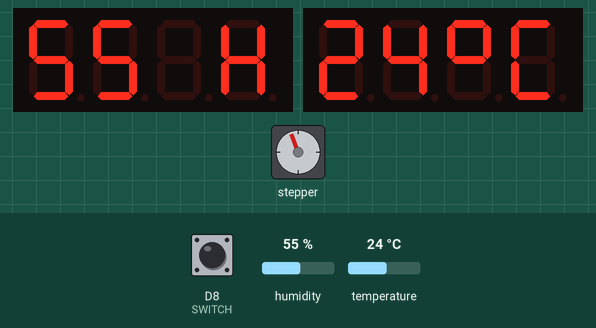
Bench run of a sketch on a simulated ESP8266 (NodeMCU). On the bench: 2 × 4-digit seven-segment display, stepper motor. Inputs (shaded band) come from the test bench; at power-on: D8 (SWITCH) LOW, humidity 55 %, temperature 24 °C. WiFi joins after 1.5 s; servers stay silent unless stated; uploads are accepted with an empty reply; stepper angles assume 2038 steps per turn; what the sketch prints to the serial monitor is not drawn.

Above: at 2.9 s.
3.0 s: D8 (SWITCH) pulled HIGH for 0.15 s
3.7 s: humidity set to 22 %
At 4.21 s:
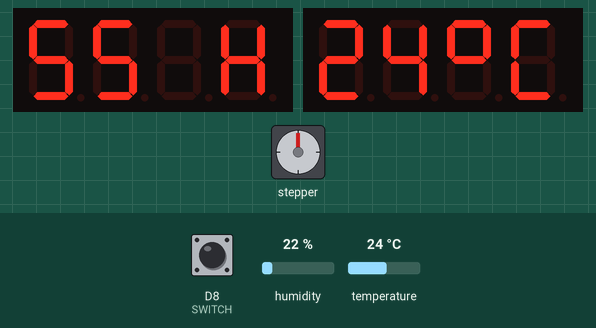
5.8 s: temperature set to 12 °C
At 6.0 s:
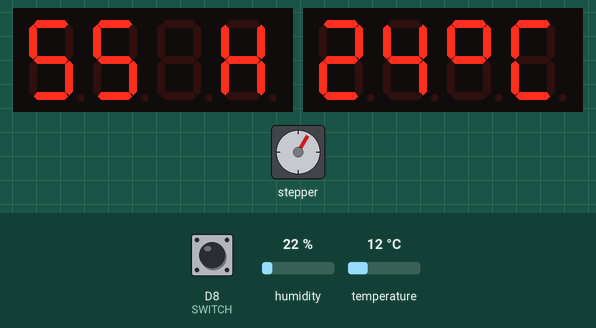
8.1 s: D8 (SWITCH) pulled HIGH for 3.2 s
11.9 s: humidity set to 40 %
At 13.9 s:
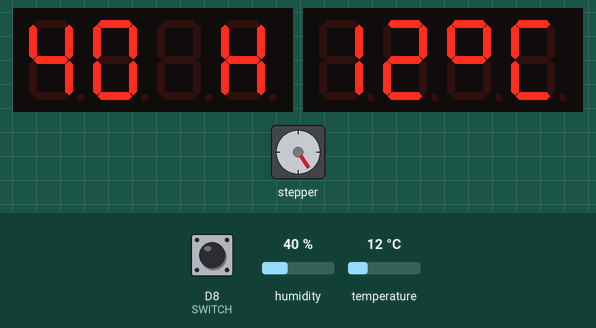
14.2 s: temperature set to 13.4 °C
At 15.46 s:
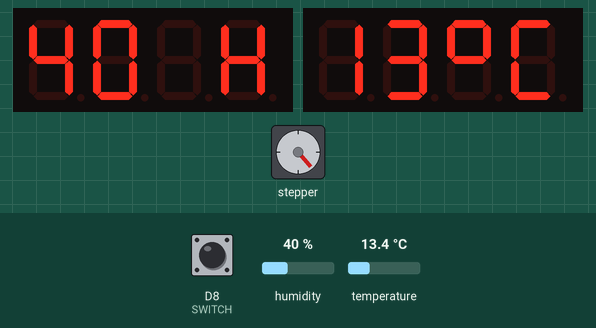
Timing chart, 0 to 27.3 s (numbered marks = the images above; inputs shaded):
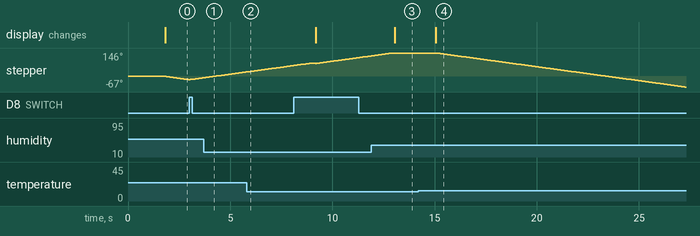

The sketch:

Code_With_WiFi.ino
```cpp
/******************************************************************************************/
// This is a simple room thermometer that uses a stepper motor to display the temperature //
// Author  : Ashish Adhikari                                                              //
// Email   : tarantula3@gmail.com                                                         //
// YouTube : https://www.youtube.com/@CrazyCoupleDIY                                      //
// Blog    : http://diy-projects4u.blogspot.com/                                          //
/******************************************************************************************/

/******************************************************************************************/
#include <TM1637Display.h>                // TM1637 Library
#include <Stepper.h>                      // Stepper Motor Library
#include <DHT.h>                          // DHT Library

#include <ESP8266WiFi.h>                  // URL: https://github.com/esp8266/Arduino/tree/master/libraries/ESP8266WiFi
#include <WiFiClient.h>                   // Wifi Library
#include <ESP8266HTTPClient.h>            // ESP8266 HTTP Client Library
/******************************************************************************************/
const char* WIFI_SSID    = "XXXXXX";      // Your SSID
const char* WIFI_PWD     = "XXXXXX";      // Your Password
int StatusCounter        = 0;
unsigned long timerDelay = 1800000;       // Timer set to 30 minutes (1800000) or 1 Minute (60000)
unsigned long lastTime   = 0;             // Previous state

IPAddress local_IP(192, 168, 0, 201);     // Static IP Address for ESP8266
IPAddress subnet(255, 255, 255, 0);       // Subnet Mask
IPAddress gateway(192, 168, 0, 1);        // Default Gateway

String URLUpdateStatus  = "http://192.168.0.7/Arduino/Weather/UpdateStatus.php";
String URLUpdateTemp    = "http://192.168.0.7/Arduino/Weather/UpdateTemperature.php";
/******************************************************************************************/
#define DHTPIN  D5                        // Define the DHT Pin
#define DHTTYPE DHT22                     // In this example I am going to use DHT22.
DHT dht          = DHT(DHTPIN, DHTTYPE);  // Create a DHT object
int HUM          = 0;
int TEMP         = 0;
int Current_Temp = 0;                     // Variable to store the current value of the temperature
int Current_Hum  = 0;                     // Variable to store the current value of the humidity
/******************************************************************************************/
#define CLK     D4                        // Single clock pin for both displays
#define DIO_TMP D6                        // Define the Temperature Display Pin
TM1637Display display_TMP(CLK, DIO_TMP);  // Create an instance of the TM1637Display

#define DIO_HUM D7                        // Define the Humidity Display Pin
TM1637Display display_HUM(CLK, DIO_HUM);  // Create an instance of the TM1637Display

// Create the °C Symbol
const uint8_t Celsius[] = {
  SEG_A | SEG_B | SEG_F | SEG_G,          // Circle °
  SEG_A | SEG_D | SEG_E | SEG_F           // C
};

// Create the H Symbol
const uint8_t Letter_H[] = {
  SEG_F | SEG_E | SEG_G | SEG_B | SEG_C   // H
};
/******************************************************************************************/
#define SWITCH D8                         // Define the Reset Switch Pin
/******************************************************************************************/
const int stepsPerRevolution = 2038;      // Change this to fit the number of steps per revolution of your motor
Stepper myStepper(stepsPerRevolution, D0, D2, D1, D3);// Initialize the stepper library on pins D0 through D3
/******************************************************************************************/

/************************************ SETUP SECTION ***************************************/
void setup() {
  Serial.begin(115200);                   // Initialize the serial port

  /*********** Setup a WiFi connection ***********/
  if (WiFi.config(local_IP, gateway, subnet)) { Serial.println("Static IP Configured"); }
  else                                        { Serial.println("Static IP Configuration Failed"); };

  WiFi.mode(WIFI_STA);
  WiFi.begin(WIFI_SSID, WIFI_PWD);

  while (WiFi.status() != WL_CONNECTED) {
    delay(500);
    Serial.print(".");
  };
  Serial.println("\nWiFi connected");
  Serial.print("IP address: "); Serial.println(WiFi.localIP());

  SendIamAlive();                         // Send the initial wakeup message to the server
  /**********************************************/

  display_TMP.setBrightness(7);           // Set the display brightness (0-7)
  display_HUM.setBrightness(7);           // Set the display brightness (0-7)

  dht.begin();                            // Setup the DHT sensor

  pinMode(SWITCH, INPUT);                 // Declare the switch pin as input
};
/******************************************************************************************/

/************************************ LOOP SECTION ****************************************/
void loop() {
  /** Read the temp and humidity info from ther sensor and display it on the 7-segmnet and Gauge **/
  Read_Temp();

  /** Sending Humidity and temperature every 30 minutes **/
  if((millis() - lastTime) > timerDelay){ Serial.println("Sending Temp and Humidity"); SendTemperatureAndHumidity(); lastTime = millis(); };

  /** Sending I am alive message every minute **/
  if((millis() - StatusCounter) > 60000){ Serial.println("Sending Heartbeat"); SendIamAlive(); StatusCounter = millis(); };
};
/******************************************************************************************/

/******************************** SUPPORTING FUNCTIONS ************************************/
//// This function is used to send heartbeats to the Raspberry Pi Home Server
void SendIamAlive(){
  WiFiConnect( URLUpdateStatus, String("?Token=32432dewfd435zft56he5d") + String("&Location=StudyRoom") );
};

//// Function that sends Temperature and Humidity info to the server
void SendTemperatureAndHumidity() {
  WiFiConnect( URLUpdateTemp, String("?HUM=") + HUM + String("&TEMP=") + TEMP + String("&Location=StudyRoom") );
};

//// Function that establishes a wireless connection
void WiFiConnect( String URL, String Querystring )
{
  if(WiFi.status()== WL_CONNECTED){
      WiFiClient client;
      HTTPClient http;
      String serverPath = URL + Querystring;
      Serial.println(serverPath);

      http.begin(client, serverPath.c_str());
      int httpResponseCode = http.GET();      // Send HTTP GET request

      if (httpResponseCode>0) {
        Serial.print("HTTP Response code: "); Serial.println(httpResponseCode);
      } else {
        Serial.print("Error code: "); Serial.println(httpResponseCode);
        /** Reboot the device if device is unable to contact the server **/
        ESP.restart();
      };
      http.end();                            // End the connection
  } else {
    Serial.println("WiFi Disconnected");
  };
};

//// This function sends the niddle to its home position and then moves it to the starting point
void Return_Home() {
   // Move the niddle counterclockwise until it touches the metal plates
   int SWITCH_STATE = LOW;
   Serial.println("Needle Returning Back Home");
   do{
     myStepper.step(-1);                  // Move counterclockwise until it hits the home stick
     delay(10);

     SWITCH_STATE = digitalRead(SWITCH);  // Read the current state of the switch
     if   ( SWITCH_STATE == HIGH ) { Serial.println("Reached Home"); break; }
     else { Serial.print("."); };
   } while(true);
};

//// Function that reads and displays the temperature and humidity on the 7-segmnet displays
//// This function will only update the content of the display if there is a change in the new value
void Read_Temp(){
  HUM  = dht.readHumidity();    // Read the humidity
  TEMP = dht.readTemperature(); // Read the temperature

  if( Current_Hum != HUM ){
    Serial.print("Humidity : ");    Serial.println(HUM);
    // Update the value of Humidity on the 7 segment disaplay
    display_HUM.clear();        // Clear the display before repainting
    display_HUM.showNumberDec(HUM, false, 2, 0);
    display_HUM.setSegments(Letter_H, 1, 3);
    Current_Hum = HUM;          // Reset the value of Current_Hum
  };

  if( Current_Temp != TEMP ){
    Serial.print("Temperature : "); Serial.println(TEMP);
    // Update the temperature and display it in Celsius
    display_TMP.clear();        // Clear the display before repainting
    display_TMP.showNumberDec(TEMP, false, 2, 0);
    display_TMP.setSegments(Celsius, 2, 2);
    Move_Niddle(TEMP);          // Move the niddle to the new position
    Current_Temp = TEMP;        // Reset the value of Current_Temp
  };

  // Sending temperature and humidity data to the server on bootup
  if(lastTime == 0) { SendTemperatureAndHumidity(); lastTime = millis(); };
};

//// This function moves the niddle to the correct temperature on the gauge
void Move_Niddle(int TEMP){
   Return_Home();               // Caliberate the niddle to home position

   myStepper.setSpeed(300);     // Set the stepper speed
   //int STEPS = (5.677 * 3 * TEMP) + 170; // 5.68 (step resolution) * 3 (steps to display each °C) * TEMP + 170 (5.68 * 10 * 3) = since it starts from -10 and not 0)
   //int STEPS = (5.6888 * 3 * TEMP) + 170.6666;
   int STEPS = (5.661 * 3 * TEMP) + 169.833; // 5.661 (step resolution) * 3 (steps to display each °C) * TEMP + 169.833 (5.661 * 10 * 3) = since it starts from -10 and not 0)

   int stepCount = 0;
   do{
        myStepper.step(1);
        Serial.print("steps:");
        Serial.println(stepCount);
        stepCount++;
        delay(10);
   } while( stepCount <= STEPS );
};
/******************************************************************************************/
```

Measured:
- after the input at 11.9 s, the display: changes after 1.1 s (image 3)
- after the input at 14.2 s, stepper: keeps turning counter-clockwise at about 18°/s, starting after 0.91 s; the display: changes after 0.86 s (image 4)
